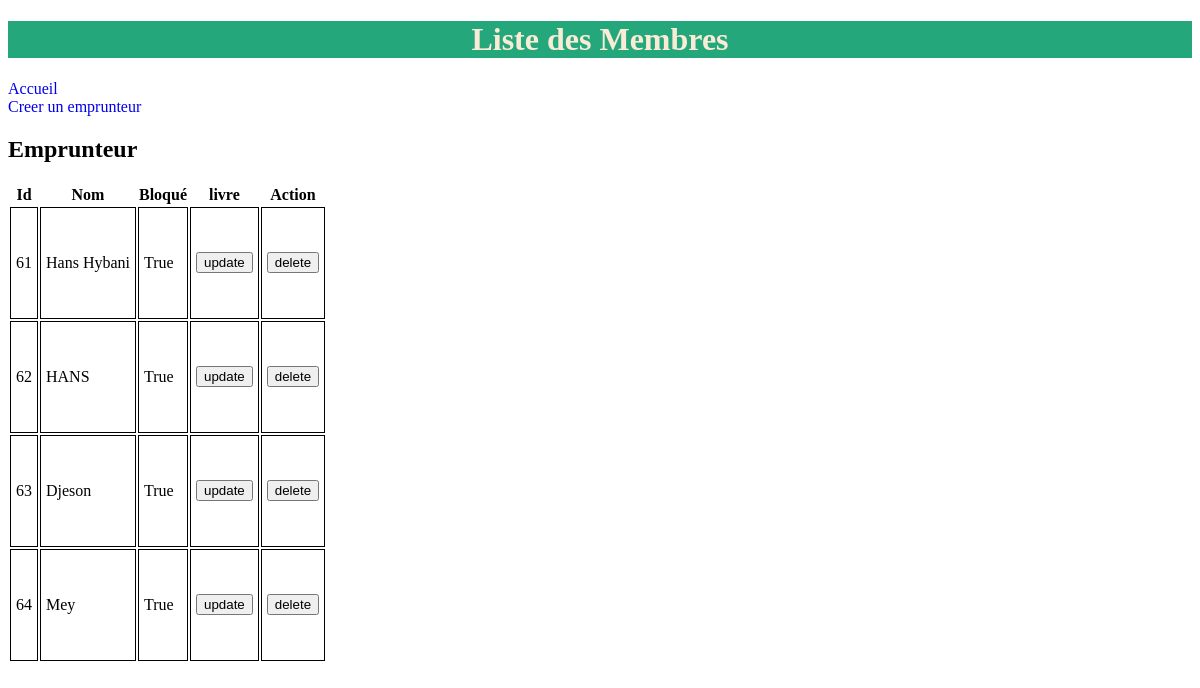
Before: /list_emprunt/ with the older database file.
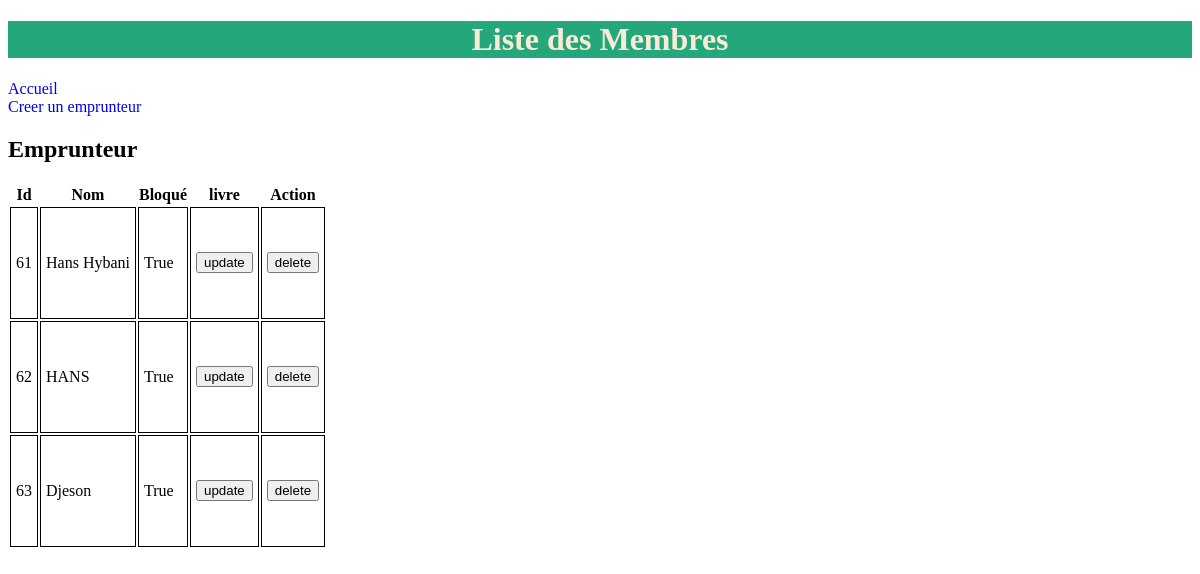
After: the same page with the newer database file.
### bibliotecaire/models.py (models this page shows, shortened)
class emprunteur(models.Model):
    nom = models.CharField(max_length=45)
    bloque = models.BooleanField(default=False)
    nb_emprunts = models.IntegerField(default=0)

### bibliotecaire/views.py (the view)
# urls.py: path('list_emprunt/', bibliotecaire_views.Emprunteur),
def Emprunteur(request):
        emprun = emprunteur.objects.all()
        return render(request,
        './listemprunteur.html',
        {'emprun':emprun},)

### bibliotecaire/templates/listemprunteur.html (shortened to what this page needs)
{% load static %}
<!DOCTYPE html>
<html lang="en">
<head>
        <link rel="stylesheet" href="{% static '/styles.css' %}" />
</head>
<body>
        <h1 class="media_title">Liste des Membres</h1>
        <section>
            <a href="/accueil_bibliotecaire/">Accueil</a><br>
            <a href="/ajout_Emprunt/">Creer un emprunteur</a>
        </section>
        <section>
                <h2>Emprunteur</h2>
                <table>
                    <thead>
                        <th>Id</th>
                        <th>Nom</th>
                        <th>Bloqué</th>
                        <th>livre</th>
                        <th colspan="2" id="mid">Action</th>
                    </thead>
                    {% for emprunt in emprun %}
                    <tr>
                        <td>{{emprunt.id}}</td>
                        <td>{{emprunt.nom}}</td>
                        <td>{{emprunt.bloque}}</td>
                        <td>
                            <a href="/modifier_emprunteur/{{emprunt.id}}"><button id="up">update</button></a>
                        </td>
                        <td>
                            <a href="/delete/{{emprunt.id}}"><button id="del">delete</button></a>
                        </td>
                    </tr>
                    {% endfor %}
                </table>
                <br><br>
        </section>
</body>
</html>

### bibliotecaire/static/styles.css (style rules this page uses)
a { text-decoration: none; }
.media_title { display: flex; justify-content: center; background-color: rgb(37, 167, 124); color: antiquewhite; align-items: center; }
td { border: solid 1px; height: 100px; width: auto; padding: 5px; }

Changed rows visible on the page:
removed emprunteur: id "64", nom "Mey", bloque "True"
